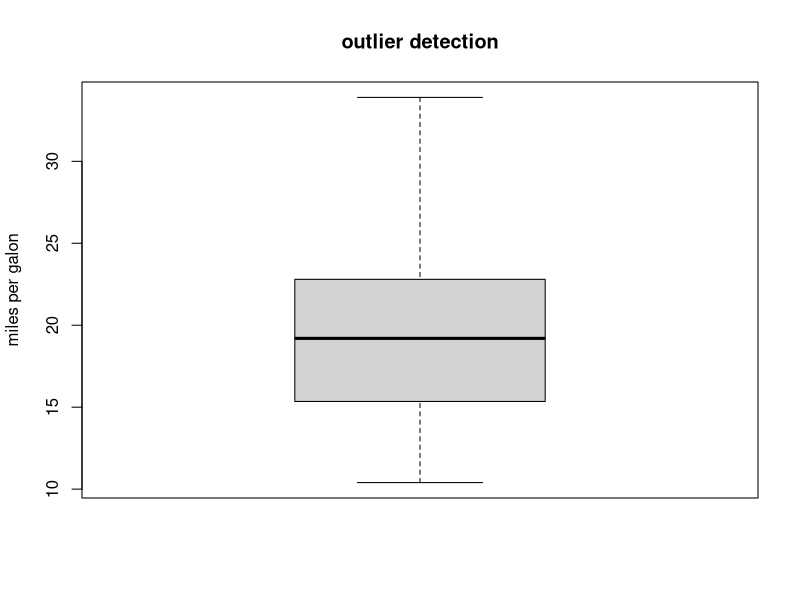

The R script that drew this image:
## ---- chunk 1
library(ggpubr)
library(MASS)
library(caTools)
library(dplyr)
library(caret)
library(ggplot2)

## ---- chunk 2
str(mtcars)
## ---- chunk 3
boxplot(mtcars$mpg,ylab="miles per galon",main="outlier detection")
## ---- chunk 4
training.samples <- mtcars$mpg %>%createDataPartition(p = 0.7, list = FALSE)
train <- mtcars[training.samples, ]
test <- mtcars[-training.samples, ]
## ---- chunk 5
model <- lm(mpg ~ disp + hp + drat + wt, mtcars)
summary(model)
## ---- chunk 6
pred1 = model %>% predict(test)
x=RMSE(pred1,test$mpg)
x
sigma(model)/mean(mtcars$mpg)
x/mean(test$mpg)
## ---- chunk 7
model1<- lm(mpg ~ disp + drat , mtcars)
summary(model1)
## ---- chunk 8
pred1 = model1 %>% predict(test)
x=RMSE(pred1,test$mpg)
x
sigma(model1)/mean(mtcars$mpg)
x/mean(test$mpg)
## ---- chunk 9
anova(model,model1)
